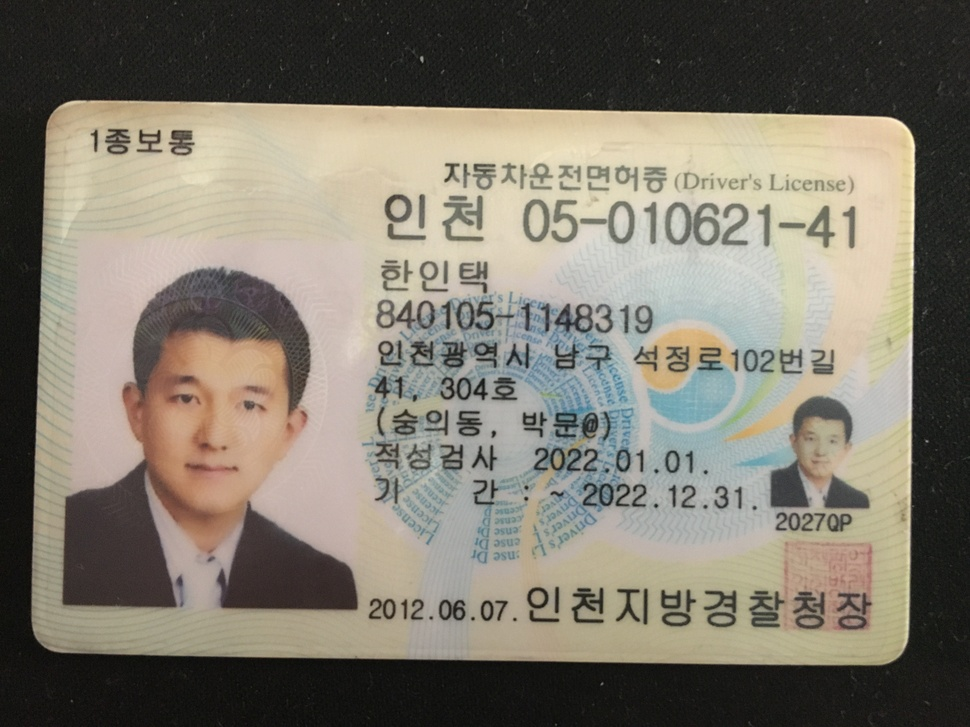
//> input picture CheckShop/sample.jpg, 970 x 727 px, shrunk from 4032 x 3024 before the run
$ ./OpenCVHelper CheckShop/sample.jpg   (built with g++ and OpenCV 4)
//> lines starting //> are read from the running program, lines starting //| are printed output that depends on the picture
//
//  OpenCVHelper.cpp
//  CheckShop
//
//  Created by INTAEK HAN on 2020/01/26.
//  Copyright © 2020 INTAEK HAN. All rights reserved.
//

#include "OpenCVHelper.hpp"

#include "opencv2/imgproc.hpp"
#include "opencv2/highgui.hpp"
#include <iostream>

using namespace cv;
Mat src, src_gray;
Mat dst, detected_edges;
int lowThreshold = 0;
const int max_lowThreshold = 100;
const int ratio = 3;
const int kernel_size = 3;
const char* window_name = "Edge Map";

static void CannyThreshold(int, void*)
{
    blur( src_gray, detected_edges, Size(3,3) );
    Canny( detected_edges, detected_edges, lowThreshold, lowThreshold*ratio, kernel_size );
    dst = Scalar::all(0);
    src.copyTo( dst, detected_edges);
    imshow( window_name, dst );
}
int main( int argc, char** argv )
{
  CommandLineParser parser( argc, argv, "{@input | fruits.jpg | input image}" );
  src = imread( samples::findFile( parser.get<String>( "@input" ) ), IMREAD_COLOR ); // Load an image
//> src is the input picture: 727 rows x 970 cols, CV_8UC3; mean B, G, R 108.8, 120.9, 126.7
  if( src.empty() )
  {
    std::cout << "Could not open or find the image!\n" << std::endl;
    std::cout << "Usage: " << argv[0] << " <Input image>" << std::endl;
    return -1;
  }
  dst.create( src.size(), src.type() );
  cvtColor( src, src_gray, COLOR_BGR2GRAY );
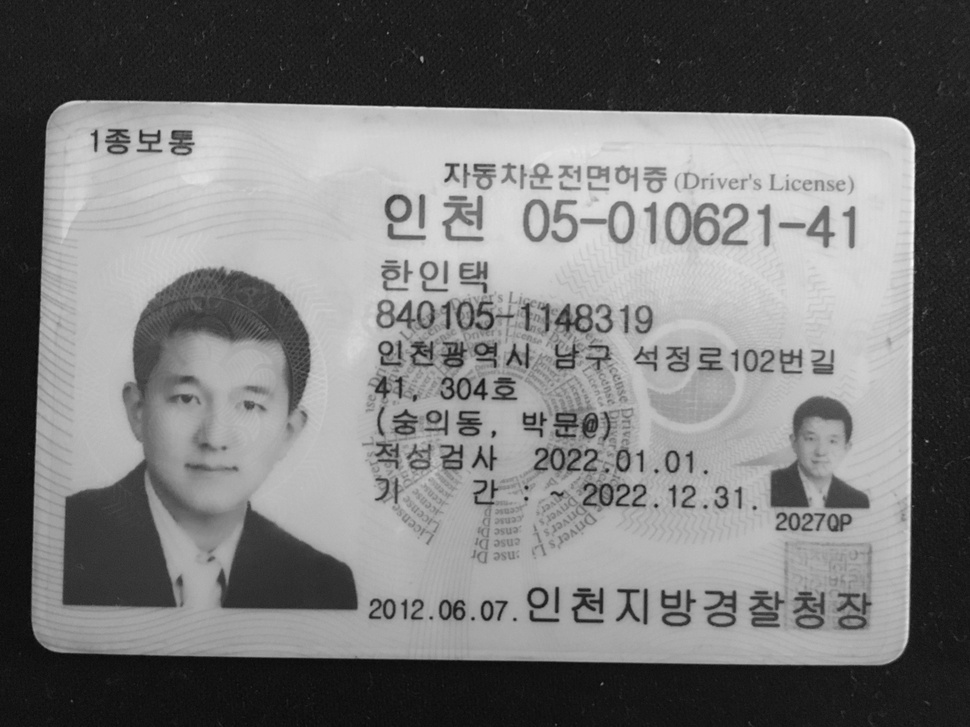
//> src_gray: 727 rows x 970 cols, CV_8UC1; min 5, max 252, mean 121.3
  namedWindow( window_name, WINDOW_AUTOSIZE );
  createTrackbar( "Min Threshold:", window_name, &lowThreshold, max_lowThreshold, CannyThreshold );
  CannyThreshold(0, 0);
//> in CannyThreshold, `Canny( detected_edges, detected_edges, lowThreshold, lowThreshold*rati..`:
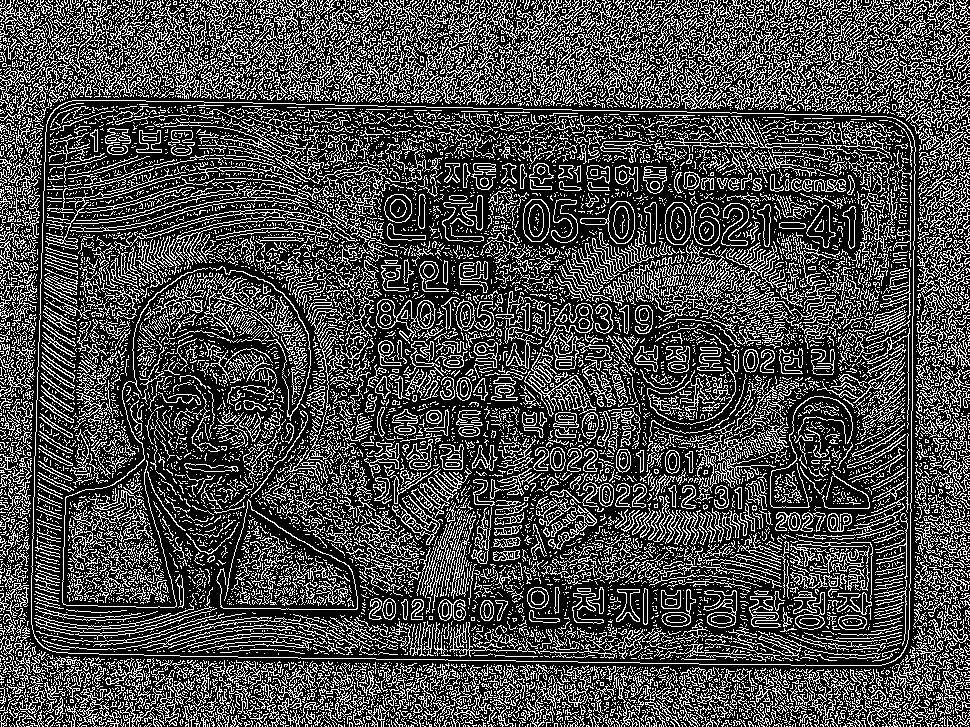
//> detected_edges: 727 rows x 970 cols, CV_8UC1; 28.7% white in thin lines or dots
//> in CannyThreshold, `src.copyTo( dst, detected_edges);`:
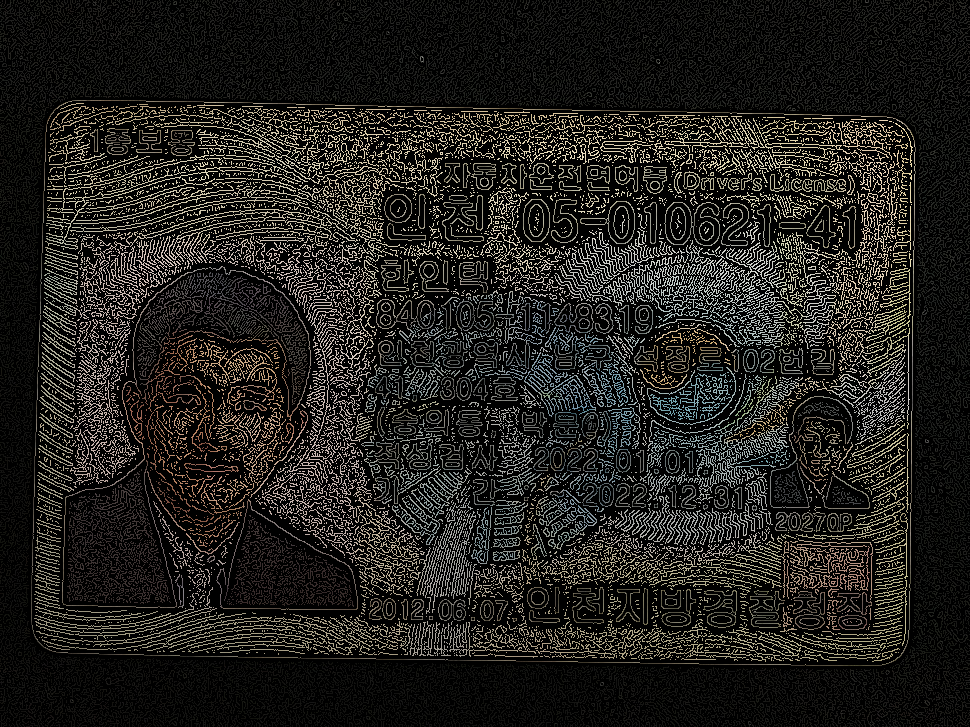
//> dst: 727 rows x 970 cols, CV_8UC3; mean B, G, R 29.2, 32.3, 33.6
  waitKey(0);
  return 0;
}
